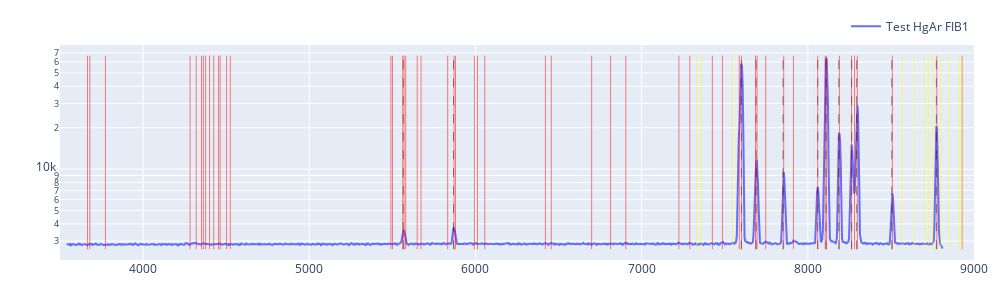

Notebook cell for this chart:
### Code cell
import numpy as np
import plotly.graph_objects as go

def to_native_float(a):
    a = np.asarray(a)

    if a.dtype.byteorder not in ("=", "|"):
        a = a.byteswap().view(a.dtype.newbyteorder("="))

    return np.ascontiguousarray(a, dtype=np.float64)

# Convert arrays for Plotly (native endian)
x = to_native_float(solx)
y2 = to_native_float(kr_f1)

fig = go.Figure()
fig.add_trace(go.Scatter(x=x, y=y2, mode="lines", name="Test HgAr FIB1"))

peaks, _ = find_peaks(kr_f1, height=1000, width=(0, 15), prominence=500)
peaks = refine_peaks(kr_f1, peaks, window_width=5)

ymin = np.nanmin(y1[y1 > 0])
ymax = np.nanmax(y1)

for p in peaks:
    xp = float(x[int(p)])

    fig.add_trace(
        go.Scatter(
            x=[xp, xp],
            y=[ymin, ymax],
            mode="lines",
            line=dict(color="black", width=0.5, dash="dash"),
            hovertemplate=(
                "Peak<br>"
                f"pixel = {p:.2f}<br>"
                "λ = %{x:.2f}<br>"
                "<extra></extra>"
            ),
            showlegend=False
        )
    )

for line in newport_kr["Wavelength (nm)"]:
    lam = float(line) * 10.0
    fig.add_trace(
        go.Scatter(
            x=[lam, lam],
            y=[ymin, ymax],
            mode="lines",
            line=dict(color="red", width=0.5),
            hovertemplate=(
                "Kr line<br>"
                "λ = %{x:.2f}<br>"
                "<extra></extra>"
            ),
            showlegend=False
        )
    )
for line in newport_kr["Wavelength (nm)"]:
    lam = float(line) * 10.0 * 2
    fig.add_trace(
        go.Scatter(
            x=[lam, lam],
            y=[ymin, ymax],
            mode="lines",
            line=dict(color="yellow", width=0.5),
            hovertemplate=(
                "Kr 2rd line<br>"
                "λ = %{x:.2f}<br>"
                "<extra></extra>"
            ),
            showlegend=False
        )
    )

fig.update_layout(
    width=1000,
    height=300,
    yaxis_type="log",
    xaxis_range=[3500, 9000],
    margin=dict(l=60, r=20, t=40, b=40),
    legend=dict(orientation="h", y=1.02, x=1, xanchor="right", yanchor="bottom"),
)

fig.show()

### Figure 1 — Plotly figure (JSON) as saved in the notebook; plotly's stock layout.template omitted (floating-point values rounded to 4 significant figures; data arrays with more than 128 entries replaced by an {"elided": "..."} marker saying what was removed)
{"data": [{"mode": "lines", "name": "Test HgAr FIB1", "type": "scatter", "x": {"elided": "1340 float values"}, "y": {"elided": "1340 float values"}}, {"hovertemplate": "Peak<br>pixel = 502.74<br>λ = %{x:.2f}<br><extra></extra>", "line": {"color": "black", "dash": "dash", "width": 0.5}, "mode": "lines", "showlegend": false, "type": "scatter", "x": [5566.0, 5566.0], "y": [2617.0, 66660.0]}, {"hovertemplate": "Peak<br>pixel = 579.51<br>λ = %{x:.2f}<br><extra></extra>", "line": {"color": "black", "dash": "dash", "width": 0.5}, "mode": "lines", "showlegend": false, "type": "scatter", "x": [5868.0, 5868.0], "y": [2617.0, 66660.0]}, {"hovertemplate": "Peak<br>pixel = 1024.09<br>λ = %{x:.2f}<br><extra></extra>", "line": {"color": "black", "dash": "dash", "width": 0.5}, "mode": "lines", "showlegend": false, "type": "scatter", "x": [7600.0, 7600.0], "y": [2617.0, 66660.0]}, {"hovertemplate": "Peak<br>pixel = 1047.66<br>λ = %{x:.2f}<br><extra></extra>", "line": {"color": "black", "dash": "dash", "width": 0.5}, "mode": "lines", "showlegend": false, "type": "scatter", "x": [7689.0, 7689.0], "y": [2617.0, 66660.0]}, {"hovertemplate": "Peak<br>pixel = 1089.97<br>λ = %{x:.2f}<br><extra></extra>", "line": {"color": "black", "dash": "dash", "width": 0.5}, "mode": "lines", "showlegend": false, "type": "scatter", "x": [7851.0, 7851.0], "y": [2617.0, 66660.0]}, {"hovertemplate": "Peak<br>pixel = 1143.00<br>λ = %{x:.2f}<br><extra></extra>", "line": {"color": "black", "dash": "dash", "width": 0.5}, "mode": "lines", "showlegend": false, "type": "scatter", "x": [8059.0, 8059.0], "y": [2617.0, 66660.0]}, {"hovertemplate": "Peak<br>pixel = 1156.57<br>λ = %{x:.2f}<br><extra></extra>", "line": {"color": "black", "dash": "dash", "width": 0.5}, "mode": "lines", "showlegend": false, "type": "scatter", "x": [8110.0, 8110.0], "y": [2617.0, 66660.0]}, {"hovertemplate": "Peak<br>pixel = 1176.94<br>λ = %{x:.2f}<br><extra></extra>", "line": {"color": "black", "dash": "dash", "width": 0.5}, "mode": "lines", "showlegend": false, "type": "scatter", "x": [8187.0, 8187.0], "y": [2617.0, 66660.0]}, {"hovertemplate": "Peak<br>pixel = 1196.30<br>λ = %{x:.2f}<br><extra></extra>", "line": {"color": "black", "dash": "dash", "width": 0.5}, "mode": "lines", "showlegend": false, "type": "scatter", "x": [8264.0, 8264.0], "y": [2617.0, 66660.0]}, {"hovertemplate": "Peak<br>pixel = 1204.94<br>λ = %{x:.2f}<br><extra></extra>", "line": {"color": "black", "dash": "dash", "width": 0.5}, "mode": "lines", "showlegend": false, "type": "scatter", "x": [8294.0, 8294.0], "y": [2617.0, 66660.0]}, {"hovertemplate": "Peak<br>pixel = 1259.73<br>λ = %{x:.2f}<br><extra></extra>", "line": {"color": "black", "dash": "dash", "width": 0.5}, "mode": "lines", "showlegend": false, "type": "scatter", "x": [8506.0, 8506.0], "y": [2617.0, 66660.0]}, {"hovertemplate": "Peak<br>pixel = 1329.28<br>λ = %{x:.2f}<br><extra></extra>", "line": {"color": "black", "dash": "dash", "width": 0.5}, "mode": "lines", "showlegend": false, "type": "scatter", "x": [8774.0, 8774.0], "y": [2617.0, 66660.0]}, {"hovertemplate": "Kr line<br>λ = %{x:.2f}<br><extra></extra>", "line": {"color": "red", "width": 0.5}, "mode": "lines", "showlegend": false, "type": "scatter", "x": [3665.0, 3665.0], "y": [2617.0, 66660.0]}, {"hovertemplate": "Kr line<br>λ = %{x:.2f}<br><extra></extra>", "line": {"color": "red", "width": 0.5}, "mode": "lines", "showlegend": false, "type": "scatter", "x": [3680.0, 3680.0], "y": [2617.0, 66660.0]}, {"hovertemplate": "Kr line<br>λ = %{x:.2f}<br><extra></extra>", "line": {"color": "red", "width": 0.5}, "mode": "lines", "showlegend": false, "type": "scatter", "x": [3773.0, 3773.0], "y": [2617.0, 66660.0]}, {"hovertemplate": "Kr line<br>λ = %{x:.2f}<br><extra></extra>", "line": {"color": "red", "width": 0.5}, "mode": "lines", "showlegend": false, "type": "scatter", "x": [4283, 4283], "y": [2617.0, 66660.0]}, {"hovertemplate": "Kr line<br>λ = %{x:.2f}<br><extra></extra>", "line": {"color": "red", "width": 0.5}, "mode": "lines", "showlegend": false, "type": "scatter", "x": [4320.0, 4320.0], "y": [2617.0, 66660.0]}, {"hovertemplate": "Kr line<br>λ = %{x:.2f}<br><extra></extra>", "line": {"color": "red", "width": 0.5}, "mode": "lines", "showlegend": false, "type": "scatter", "x": [4351.0, 4351.0], "y": [2617.0, 66660.0]}, {"hovertemplate": "Kr line<br>λ = %{x:.2f}<br><extra></extra>", "line": {"color": "red", "width": 0.5}, "mode": "lines", "showlegend": false, "type": "scatter", "x": [4363.0, 4363.0], "y": [2617.0, 66660.0]}, {"hovertemplate": "Kr line<br>λ = %{x:.2f}<br><extra></extra>", "line": {"color": "red", "width": 0.5}, "mode": "lines", "showlegend": false, "type": "scatter", "x": [4376.0, 4376.0], "y": [2617.0, 66660.0]}, {"hovertemplate": "Kr line<br>λ = %{x:.2f}<br><extra></extra>", "line": {"color": "red", "width": 0.5}, "mode": "lines", "showlegend": false, "type": "scatter", "x": [4400, 4400], "y": [2617.0, 66660.0]}, {"hovertemplate": "Kr line<br>λ = %{x:.2f}<br><extra></extra>", "line": {"color": "red", "width": 0.5}, "mode": "lines", "showlegend": false, "type": "scatter", "x": [4425.0, 4425.0], "y": [2617.0, 66660.0]}, {"hovertemplate": "Kr line<br>λ = %{x:.2f}<br><extra></extra>", "line": {"color": "red", "width": 0.5}, "mode": "lines", "showlegend": false, "type": "scatter", "x": [4454.0, 4454.0], "y": [2617.0, 66660.0]}, {"hovertemplate": "Kr line<br>λ = %{x:.2f}<br><extra></extra>", "line": {"color": "red", "width": 0.5}, "mode": "lines", "showlegend": false, "type": "scatter", "x": [4464.0, 4464.0], "y": [2617.0, 66660.0]}, {"hovertemplate": "Kr line<br>λ = %{x:.2f}<br><extra></extra>", "line": {"color": "red", "width": 0.5}, "mode": "lines", "showlegend": false, "type": "scatter", "x": [4502.0, 4502.0], "y": [2617.0, 66660.0]}, {"hovertemplate": "Kr line<br>λ = %{x:.2f}<br><extra></extra>", "line": {"color": "red", "width": 0.5}, "mode": "lines", "showlegend": false, "type": "scatter", "x": [4525.0, 4525.0], "y": [2617.0, 66660.0]}, {"hovertemplate": "Kr line<br>λ = %{x:.2f}<br><extra></extra>", "line": {"color": "red", "width": 0.5}, "mode": "lines", "showlegend": false, "type": "scatter", "x": [5491.0, 5491.0], "y": [2617.0, 66660.0]}, {"hovertemplate": "Kr line<br>λ = %{x:.2f}<br><extra></extra>", "line": {"color": "red", "width": 0.5}, "mode": "lines", "showlegend": false, "type": "scatter", "x": [5501.0, 5501.0], "y": [2617.0, 66660.0]}, {"hovertemplate": "Kr line<br>λ = %{x:.2f}<br><extra></extra>", "line": {"color": "red", "width": 0.5}, "mode": "lines", "showlegend": false, "type": "scatter", "x": [5562.0, 5562.0], "y": [2617.0, 66660.0]}, {"hovertemplate": "Kr line<br>λ = %{x:.2f}<br><extra></extra>", "line": {"color": "red", "width": 0.5}, "mode": "lines", "showlegend": false, "type": "scatter", "x": [5570.0, 5570.0], "y": [2617.0, 66660.0]}, {"hovertemplate": "Kr line<br>λ = %{x:.2f}<br><extra></extra>", "line": {"color": "red", "width": 0.5}, "mode": "lines", "showlegend": false, "type": "scatter", "x": [5580.0, 5580.0], "y": [2617.0, 66660.0]}, {"hovertemplate": "Kr line<br>λ = %{x:.2f}<br><extra></extra>", "line": {"color": "red", "width": 0.5}, "mode": "lines", "showlegend": false, "type": "scatter", "x": [5650.0, 5650.0], "y": [2617.0, 66660.0]}, {"hovertemplate": "Kr line<br>λ = %{x:.2f}<br><extra></extra>", "line": {"color": "red", "width": 0.5}, "mode": "lines", "showlegend": false, "type": "scatter", "x": [5672.0, 5672.0], "y": [2617.0, 66660.0]}, {"hovertemplate": "Kr line<br>λ = %{x:.2f}<br><extra></extra>", "line": {"color": "red", "width": 0.5}, "mode": "lines", "showlegend": false, "type": "scatter", "x": [5833.0, 5833.0], "y": [2617.0, 66660.0]}, {"hovertemplate": "Kr line<br>λ = %{x:.2f}<br><extra></extra>", "line": {"color": "red", "width": 0.5}, "mode": "lines", "showlegend": false, "type": "scatter", "x": [5871.0, 5871.0], "y": [2617.0, 66660.0]}, {"hovertemplate": "Kr line<br>λ = %{x:.2f}<br><extra></extra>", "line": {"color": "red", "width": 0.5}, "mode": "lines", "showlegend": false, "type": "scatter", "x": [5880.0, 5880.0], "y": [2617.0, 66660.0]}, {"hovertemplate": "Kr line<br>λ = %{x:.2f}<br><extra></extra>", "line": {"color": "red", "width": 0.5}, "mode": "lines", "showlegend": false, "type": "scatter", "x": [5994.0, 5994.0], "y": [2617.0, 66660.0]}, {"hovertemplate": "Kr line<br>λ = %{x:.2f}<br><extra></extra>", "line": {"color": "red", "width": 0.5}, "mode": "lines", "showlegend": false, "type": "scatter", "x": [6012.0, 6012.0], "y": [2617.0, 66660.0]}, {"hovertemplate": "Kr line<br>λ = %{x:.2f}<br><extra></extra>", "line": {"color": "red", "width": 0.5}, "mode": "lines", "showlegend": false, "type": "scatter", "x": [6056.0, 6056.0], "y": [2617.0, 66660.0]}, {"hovertemplate": "Kr line<br>λ = %{x:.2f}<br><extra></extra>", "line": {"color": "red", "width": 0.5}, "mode": "lines", "showlegend": false, "type": "scatter", "x": [6421, 6421], "y": [2617.0, 66660.0]}, {"hovertemplate": "Kr line<br>λ = %{x:.2f}<br><extra></extra>", "line": {"color": "red", "width": 0.5}, "mode": "lines", "showlegend": false, "type": "scatter", "x": [6456.0, 6456.0], "y": [2617.0, 66660.0]}, {"hovertemplate": "Kr line<br>λ = %{x:.2f}<br><extra></extra>", "line": {"color": "red", "width": 0.5}, "mode": "lines", "showlegend": false, "type": "scatter", "x": [6699.0, 6699.0], "y": [2617.0, 66660.0]}, {"hovertemplate": "Kr line<br>λ = %{x:.2f}<br><extra></extra>", "line": {"color": "red", "width": 0.5}, "mode": "lines", "showlegend": false, "type": "scatter", "x": [6813.0, 6813.0], "y": [2617.0, 66660.0]}, {"hovertemplate": "Kr line<br>λ = %{x:.2f}<br><extra></extra>", "line": {"color": "red", "width": 0.5}, "mode": "lines", "showlegend": false, "type": "scatter", "x": [6905.0, 6905.0], "y": [2617.0, 66660.0]}, {"hovertemplate": "Kr line<br>λ = %{x:.2f}<br><extra></extra>", "line": {"color": "red", "width": 0.5}, "mode": "lines", "showlegend": false, "type": "scatter", "x": [7224.0, 7224.0], "y": [2617.0, 66660.0]}, {"hovertemplate": "Kr line<br>λ = %{x:.2f}<br><extra></extra>", "line": {"color": "red", "width": 0.5}, "mode": "lines", "showlegend": false, "type": "scatter", "x": [7290.0, 7290.0], "y": [2617.0, 66660.0]}, {"hovertemplate": "Kr line<br>λ = %{x:.2f}<br><extra></extra>", "line": {"color": "red", "width": 0.5}, "mode": "lines", "showlegend": false, "type": "scatter", "x": [7426.0, 7426.0], "y": [2617.0, 66660.0]}, {"hovertemplate": "Kr line<br>λ = %{x:.2f}<br><extra></extra>", "line": {"color": "red", "width": 0.5}, "mode": "lines", "showlegend": false, "type": "scatter", "x": [7486.0, 7486.0], "y": [2617.0, 66660.0]}, {"hovertemplate": "Kr line<br>λ = %{x:.2f}<br><extra></extra>", "line": {"color": "red", "width": 0.5}, "mode": "lines", "showlegend": false, "type": "scatter", "x": [7587.0, 7587.0], "y": [2617.0, 66660.0]}, {"hovertemplate": "Kr line<br>λ = %{x:.2f}<br><extra></extra>", "line": {"color": "red", "width": 0.5}, "mode": "lines", "showlegend": false, "type": "scatter", "x": [7602.0, 7602.0], "y": [2617.0, 66660.0]}, {"hovertemplate": "Kr line<br>λ = %{x:.2f}<br><extra></extra>", "line": {"color": "red", "width": 0.5}, "mode": "lines", "showlegend": false, "type": "scatter", "x": [7685.0, 7685.0], "y": [2617.0, 66660.0]}, {"hovertemplate": "Kr line<br>λ = %{x:.2f}<br><extra></extra>", "line": {"color": "red", "width": 0.5}, "mode": "lines", "showlegend": false, "type": "scatter", "x": [7694.0, 7694.0], "y": [2617.0, 66660.0]}, {"hovertemplate": "Kr line<br>λ = %{x:.2f}<br><extra></extra>", "line": {"color": "red", "width": 0.5}, "mode": "lines", "showlegend": false, "type": "scatter", "x": [7747.0, 7747.0], "y": [2617.0, 66660.0]}, {"hovertemplate": "Kr line<br>λ = %{x:.2f}<br><extra></extra>", "line": {"color": "red", "width": 0.5}, "mode": "lines", "showlegend": false, "type": "scatter", "x": [7855.0, 7855.0], "y": [2617.0, 66660.0]}, {"hovertemplate": "Kr line<br>λ = %{x:.2f}<br><extra></extra>", "line": {"color": "red", "width": 0.5}, "mode": "lines", "showlegend": false, "type": "scatter", "x": [7913.0, 7913.0], "y": [2617.0, 66660.0]}, {"hovertemplate": "Kr line<br>λ = %{x:.2f}<br><extra></extra>", "line": {"color": "red", "width": 0.5}, "mode": "lines", "showlegend": false, "type": "scatter", "x": [8060.0, 8060.0], "y": [2617.0, 66660.0]}, {"hovertemplate": "Kr line<br>λ = %{x:.2f}<br><extra></extra>", "line": {"color": "red", "width": 0.5}, "mode": "lines", "showlegend": false, "type": "scatter", "x": [8104.0, 8104.0], "y": [2617.0, 66660.0]}, {"hovertemplate": "Kr line<br>λ = %{x:.2f}<br><extra></extra>", "line": {"color": "red", "width": 0.5}, "mode": "lines", "showlegend": false, "type": "scatter", "x": [8113.0, 8113.0], "y": [2617.0, 66660.0]}, {"hovertemplate": "Kr line<br>λ = %{x:.2f}<br><extra></extra>", "line": {"color": "red", "width": 0.5}, "mode": "lines", "showlegend": false, "type": "scatter", "x": [8190.0, 8190.0], "y": [2617.0, 66660.0]}, {"hovertemplate": "Kr line<br>λ = %{x:.2f}<br><extra></extra>", "line": {"color": "red", "width": 0.5}, "mode": "lines", "showlegend": false, "type": "scatter", "x": [8263.0, 8263.0], "y": [2617.0, 66660.0]}, {"hovertemplate": "Kr line<br>λ = %{x:.2f}<br><extra></extra>", "line": {"color": "red", "width": 0.5}, "mode": "lines", "showlegend": false, "type": "scatter", "x": [8281.0, 8281.0], "y": [2617.0, 66660.0]}, {"hovertemplate": "Kr line<br>λ = %{x:.2f}<br><extra></extra>", "line": {"color": "red", "width": 0.5}, "mode": "lines", "showlegend": false, "type": "scatter", "x": [8298.0, 8298.0], "y": [2617.0, 66660.0]}, {"hovertemplate": "Kr line<br>λ = %{x:.2f}<br><extra></extra>", "line": {"color": "red", "width": 0.5}, "mode": "lines", "showlegend": false, "type": "scatter", "x": [8509.0, 8509.0], "y": [2617.0, 66660.0]}, {"hovertemplate": "Kr line<br>λ = %{x:.2f}<br><extra></extra>", "line": {"color": "red", "width": 0.5}, "mode": "lines", "showlegend": false, "type": "scatter", "x": [8777.0, 8777.0], "y": [2617.0, 66660.0]}, {"hovertemplate": "Kr line<br>λ = %{x:.2f}<br><extra></extra>", "line": {"color": "red", "width": 0.5}, "mode": "lines", "showlegend": false, "type": "scatter", "x": [8929.0, 8929.0], "y": [2617.0, 66660.0]}, {"hovertemplate": "Kr 2rd line<br>λ = %{x:.2f}<br><extra></extra>", "line": {"color": "yellow", "width": 0.5}, "mode": "lines", "showlegend": false, "type": "scatter", "x": [7331.0, 7331.0], "y": [2617.0, 66660.0]}, {"hovertemplate": "Kr 2rd line<br>λ = %{x:.2f}<br><extra></extra>", "line": {"color": "yellow", "width": 0.5}, "mode": "lines", "showlegend": false, "type": "scatter", "x": [7359.0, 7359.0], "y": [2617.0, 66660.0]}, {"hovertemplate": "Kr 2rd line<br>λ = %{x:.2f}<br><extra></extra>", "line": {"color": "yellow", "width": 0.5}, "mode": "lines", "showlegend": false, "type": "scatter", "x": [7547.0, 7547.0], "y": [2617.0, 66660.0]}, {"hovertemplate": "Kr 2rd line<br>λ = %{x:.2f}<br><extra></extra>", "line": {"color": "yellow", "width": 0.5}, "mode": "lines", "showlegend": false, "type": "scatter", "x": [8566, 8566], "y": [2617.0, 66660.0]}, {"hovertemplate": "Kr 2rd line<br>λ = %{x:.2f}<br><extra></extra>", "line": {"color": "yellow", "width": 0.5}, "mode": "lines", "showlegend": false, "type": "scatter", "x": [8639.0, 8639.0], "y": [2617.0, 66660.0]}, {"hovertemplate": "Kr 2rd line<br>λ = %{x:.2f}<br><extra></extra>", "line": {"color": "yellow", "width": 0.5}, "mode": "lines", "showlegend": false, "type": "scatter", "x": [8703.0, 8703.0], "y": [2617.0, 66660.0]}, {"hovertemplate": "Kr 2rd line<br>λ = %{x:.2f}<br><extra></extra>", "line": {"color": "yellow", "width": 0.5}, "mode": "lines", "showlegend": false, "type": "scatter", "x": [8725.0, 8725.0], "y": [2617.0, 66660.0]}, {"hovertemplate": "Kr 2rd line<br>λ = %{x:.2f}<br><extra></extra>", "line": {"color": "yellow", "width": 0.5}, "mode": "lines", "showlegend": false, "type": "scatter", "x": [8752.0, 8752.0], "y": [2617.0, 66660.0]}, {"hovertemplate": "Kr 2rd line<br>λ = %{x:.2f}<br><extra></extra>", "line": {"color": "yellow", "width": 0.5}, "mode": "lines", "showlegend": false, "type": "scatter", "x": [8800, 8800], "y": [2617.0, 66660.0]}, {"hovertemplate": "Kr 2rd line<br>λ = %{x:.2f}<br><extra></extra>", "line": {"color": "yellow", "width": 0.5}, "mode": "lines", "showlegend": false, "type": "scatter", "x": [8850.0, 8850.0], "y": [2617.0, 66660.0]}, {"hovertemplate": "Kr 2rd line<br>λ = %{x:.2f}<br><extra></extra>", "line": {"color": "yellow", "width": 0.5}, "mode": "lines", "showlegend": false, "type": "scatter", "x": [8908.0, 8908.0], "y": [2617.0, 66660.0]}, {"hovertemplate": "Kr 2rd line<br>λ = %{x:.2f}<br><extra></extra>", "line": {"color": "yellow", "width": 0.5}, "mode": "lines", "showlegend": false, "type": "scatter", "x": [8927.0, 8927.0], "y": [2617.0, 66660.0]}, {"hovertemplate": "Kr 2rd line<br>λ = %{x:.2f}<br><extra></extra>", "line": {"color": "yellow", "width": 0.5}, "mode": "lines", "showlegend": false, "type": "scatter", "x": [9005.0, 9005.0], "y": [2617.0, 66660.0]}, {"hovertemplate": "Kr 2rd line<br>λ = %{x:.2f}<br><extra></extra>", "line": {"color": "yellow", "width": 0.5}, "mode": "lines", "showlegend": false, "type": "scatter", "x": [9049.0, 9049.0], "y": [2617.0, 66660.0]}, {"hovertemplate": "Kr 2rd line<br>λ = %{x:.2f}<br><extra></extra>", "line": {"color": "yellow", "width": 0.5}, "mode": "lines", "showlegend": false, "type": "scatter", "x": [10980.0, 10980.0], "y": [2617.0, 66660.0]}, {"hovertemplate": "Kr 2rd line<br>λ = %{x:.2f}<br><extra></extra>", "line": {"color": "yellow", "width": 0.5}, "mode": "lines", "showlegend": false, "type": "scatter", "x": [11000.0, 11000.0], "y": [2617.0, 66660.0]}, {"hovertemplate": "Kr 2rd line<br>λ = %{x:.2f}<br><extra></extra>", "line": {"color": "yellow", "width": 0.5}, "mode": "lines", "showlegend": false, "type": "scatter", "x": [11120.0, 11120.0], "y": [2617.0, 66660.0]}, {"hovertemplate": "Kr 2rd line<br>λ = %{x:.2f}<br><extra></extra>", "line": {"color": "yellow", "width": 0.5}, "mode": "lines", "showlegend": false, "type": "scatter", "x": [11140.0, 11140.0], "y": [2617.0, 66660.0]}, {"hovertemplate": "Kr 2rd line<br>λ = %{x:.2f}<br><extra></extra>", "line": {"color": "yellow", "width": 0.5}, "mode": "lines", "showlegend": false, "type": "scatter", "x": [11160.0, 11160.0], "y": [2617.0, 66660.0]}, {"hovertemplate": "Kr 2rd line<br>λ = %{x:.2f}<br><extra></extra>", "line": {"color": "yellow", "width": 0.5}, "mode": "lines", "showlegend": false, "type": "scatter", "x": [11300.0, 11300.0], "y": [2617.0, 66660.0]}, {"hovertemplate": "Kr 2rd line<br>λ = %{x:.2f}<br><extra></extra>", "line": {"color": "yellow", "width": 0.5}, "mode": "lines", "showlegend": false, "type": "scatter", "x": [11345, 11345], "y": [2617.0, 66660.0]}, {"hovertemplate": "Kr 2rd line<br>λ = %{x:.2f}<br><extra></extra>", "line": {"color": "yellow", "width": 0.5}, "mode": "lines", "showlegend": false, "type": "scatter", "x": [11670.0, 11670.0], "y": [2617.0, 66660.0]}, {"hovertemplate": "Kr 2rd line<br>λ = %{x:.2f}<br><extra></extra>", "line": {"color": "yellow", "width": 0.5}, "mode": "lines", "showlegend": false, "type": "scatter", "x": [11740.0, 11740.0], "y": [2617.0, 66660.0]}, {"hovertemplate": "Kr 2rd line<br>λ = %{x:.2f}<br><extra></extra>", "line": {"color": "yellow", "width": 0.5}, "mode": "lines", "showlegend": false, "type": "scatter", "x": [11760.0, 11760.0], "y": [2617.0, 66660.0]}, {"hovertemplate": "Kr 2rd line<br>λ = %{x:.2f}<br><extra></extra>", "line": {"color": "yellow", "width": 0.5}, "mode": "lines", "showlegend": false, "type": "scatter", "x": [11990.0, 11990.0], "y": [2617.0, 66660.0]}, {"hovertemplate": "Kr 2rd line<br>λ = %{x:.2f}<br><extra></extra>", "line": {"color": "yellow", "width": 0.5}, "mode": "lines", "showlegend": false, "type": "scatter", "x": [12020.0, 12020.0], "y": [2617.0, 66660.0]}, {"hovertemplate": "Kr 2rd line<br>λ = %{x:.2f}<br><extra></extra>", "line": {"color": "yellow", "width": 0.5}, "mode": "lines", "showlegend": false, "type": "scatter", "x": [12110.0, 12110.0], "y": [2617.0, 66660.0]}, {"hovertemplate": "Kr 2rd line<br>λ = %{x:.2f}<br><extra></extra>", "line": {"color": "yellow", "width": 0.5}, "mode": "lines", "showlegend": false, "type": "scatter", "x": [12842, 12842], "y": [2617.0, 66660.0]}, {"hovertemplate": "Kr 2rd line<br>λ = %{x:.2f}<br><extra></extra>", "line": {"color": "yellow", "width": 0.5}, "mode": "lines", "showlegend": false, "type": "scatter", "x": [12910.0, 12910.0], "y": [2617.0, 66660.0]}, {"hovertemplate": "Kr 2rd line<br>λ = %{x:.2f}<br><extra></extra>", "line": {"color": "yellow", "width": 0.5}, "mode": "lines", "showlegend": false, "type": "scatter", "x": [13400.0, 13400.0], "y": [2617.0, 66660.0]}, {"hovertemplate": "Kr 2rd line<br>λ = %{x:.2f}<br><extra></extra>", "line": {"color": "yellow", "width": 0.5}, "mode": "lines", "showlegend": false, "type": "scatter", "x": [13630.0, 13630.0], "y": [2617.0, 66660.0]}, {"hovertemplate": "Kr 2rd line<br>λ = %{x:.2f}<br><extra></extra>", "line": {"color": "yellow", "width": 0.5}, "mode": "lines", "showlegend": false, "type": "scatter", "x": [13810.0, 13810.0], "y": [2617.0, 66660.0]}, {"hovertemplate": "Kr 2rd line<br>λ = %{x:.2f}<br><extra></extra>", "line": {"color": "yellow", "width": 0.5}, "mode": "lines", "showlegend": false, "type": "scatter", "x": [14450.0, 14450.0], "y": [2617.0, 66660.0]}, {"hovertemplate": "Kr 2rd line<br>λ = %{x:.2f}<br><extra></extra>", "line": {"color": "yellow", "width": 0.5}, "mode": "lines", "showlegend": false, "type": "scatter", "x": [14580.0, 14580.0], "y": [2617.0, 66660.0]}, {"hovertemplate": "Kr 2rd line<br>λ = %{x:.2f}<br><extra></extra>", "line": {"color": "yellow", "width": 0.5}, "mode": "lines", "showlegend": false, "type": "scatter", "x": [14851, 14851], "y": [2617.0, 66660.0]}, {"hovertemplate": "Kr 2rd line<br>λ = %{x:.2f}<br><extra></extra>", "line": {"color": "yellow", "width": 0.5}, "mode": "lines", "showlegend": false, "type": "scatter", "x": [14970.0, 14970.0], "y": [2617.0, 66660.0]}, {"hovertemplate": "Kr 2rd line<br>λ = %{x:.2f}<br><extra></extra>", "line": {"color": "yellow", "width": 0.5}, "mode": "lines", "showlegend": false, "type": "scatter", "x": [15170.0, 15170.0], "y": [2617.0, 66660.0]}, {"hovertemplate": "Kr 2rd line<br>λ = %{x:.2f}<br><extra></extra>", "line": {"color": "yellow", "width": 0.5}, "mode": "lines", "showlegend": false, "type": "scatter", "x": [15203, 15203], "y": [2617.0, 66660.0]}, {"hovertemplate": "Kr 2rd line<br>λ = %{x:.2f}<br><extra></extra>", "line": {"color": "yellow", "width": 0.5}, "mode": "lines", "showlegend": false, "type": "scatter", "x": [15370.0, 15370.0], "y": [2617.0, 66660.0]}, {"hovertemplate": "Kr 2rd line<br>λ = %{x:.2f}<br><extra></extra>", "line": {"color": "yellow", "width": 0.5}, "mode": "lines", "showlegend": false, "type": "scatter", "x": [15389, 15389], "y": [2617.0, 66660.0]}, {"hovertemplate": "Kr 2rd line<br>λ = %{x:.2f}<br><extra></extra>", "line": {"color": "yellow", "width": 0.5}, "mode": "lines", "showlegend": false, "type": "scatter", "x": [15490.0, 15490.0], "y": [2617.0, 66660.0]}, {"hovertemplate": "Kr 2rd line<br>λ = %{x:.2f}<br><extra></extra>", "line": {"color": "yellow", "width": 0.5}, "mode": "lines", "showlegend": false, "type": "scatter", "x": [15710.0, 15710.0], "y": [2617.0, 66660.0]}, {"hovertemplate": "Kr 2rd line<br>λ = %{x:.2f}<br><extra></extra>", "line": {"color": "yellow", "width": 0.5}, "mode": "lines", "showlegend": false, "type": "scatter", "x": [15830.0, 15830.0], "y": [2617.0, 66660.0]}, {"hovertemplate": "Kr 2rd line<br>λ = %{x:.2f}<br><extra></extra>", "line": {"color": "yellow", "width": 0.5}, "mode": "lines", "showlegend": false, "type": "scatter", "x": [16119, 16119], "y": [2617.0, 66660.0]}, {"hovertemplate": "Kr 2rd line<br>λ = %{x:.2f}<br><extra></extra>", "line": {"color": "yellow", "width": 0.5}, "mode": "lines", "showlegend": false, "type": "scatter", "x": [16210.0, 16210.0], "y": [2617.0, 66660.0]}, {"hovertemplate": "Kr 2rd line<br>λ = %{x:.2f}<br><extra></extra>", "line": {"color": "yellow", "width": 0.5}, "mode": "lines", "showlegend": false, "type": "scatter", "x": [16230.0, 16230.0], "y": [2617.0, 66660.0]}, {"hovertemplate": "Kr 2rd line<br>λ = %{x:.2f}<br><extra></extra>", "line": {"color": "yellow", "width": 0.5}, "mode": "lines", "showlegend": false, "type": "scatter", "x": [16380.0, 16380.0], "y": [2617.0, 66660.0]}, {"hovertemplate": "Kr 2rd line<br>λ = %{x:.2f}<br><extra></extra>", "line": {"color": "yellow", "width": 0.5}, "mode": "lines", "showlegend": false, "type": "scatter", "x": [16530.0, 16530.0], "y": [2617.0, 66660.0]}, {"hovertemplate": "Kr 2rd line<br>λ = %{x:.2f}<br><extra></extra>", "line": {"color": "yellow", "width": 0.5}, "mode": "lines", "showlegend": false, "type": "scatter", "x": [16560.0, 16560.0], "y": [2617.0, 66660.0]}, {"hovertemplate": "Kr 2rd line<br>λ = %{x:.2f}<br><extra></extra>", "line": {"color": "yellow", "width": 0.5}, "mode": "lines", "showlegend": false, "type": "scatter", "x": [16600.0, 16600.0], "y": [2617.0, 66660.0]}, {"hovertemplate": "Kr 2rd line<br>λ = %{x:.2f}<br><extra></extra>", "line": {"color": "yellow", "width": 0.5}, "mode": "lines", "showlegend": false, "type": "scatter", "x": [17020.0, 17020.0], "y": [2617.0, 66660.0]}, {"hovertemplate": "Kr 2rd line<br>λ = %{x:.2f}<br><extra></extra>", "line": {"color": "yellow", "width": 0.5}, "mode": "lines", "showlegend": false, "type": "scatter", "x": [17550.0, 17550.0], "y": [2617.0, 66660.0]}, {"hovertemplate": "Kr 2rd line<br>λ = %{x:.2f}<br><extra></extra>", "line": {"color": "yellow", "width": 0.5}, "mode": "lines", "showlegend": false, "type": "scatter", "x": [17860.0, 17860.0], "y": [2617.0, 66660.0]}], "layout": {"height": 300, "legend": {"orientation": "h", "x": 1, "xanchor": "right", "y": 1.02, "yanchor": "bottom"}, "margin": {"b": 40, "l": 60, "r": 20, "t": 40}, "width": 1000, "xaxis": {"range": [3500, 9000]}, "yaxis": {"type": "log"}}}
